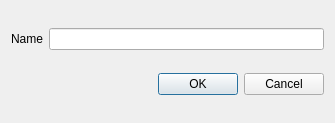
<?xml version="1.0" encoding="UTF-8"?>
<ui version="4.0">
 <class>Dialog</class>
 <widget class="QDialog" name="Dialog">
  <property name="geometry">
   <rect>
    <x>0</x>
    <y>0</y>
    <width>335</width>
    <height>123</height>
   </rect>
  </property>
  <property name="windowTitle">
   <string>Dialog</string>
  </property>
  <layout class="QVBoxLayout" name="verticalLayout">
   <item>
    <layout class="QHBoxLayout" name="horizontalLayout">
     <item>
      <widget class="QLabel" name="label">
       <property name="text">
        <string>Name</string>
       </property>
       <property name="buddy">
        <cstring>lineEdit</cstring>
       </property>
      </widget>
     </item>
     <item>
      <widget class="QLineEdit" name="lineEdit"/>
     </item>
    </layout>
   </item>
   <item>
    <layout class="QHBoxLayout" name="horizontalLayout_2">
     <item>
      <spacer name="horizontalSpacer">
       <property name="orientation">
        <enum>Qt::Horizontal</enum>
       </property>
       <property name="sizeHint" stdset="0">
        <size>
         <width>40</width>
         <height>20</height>
        </size>
       </property>
      </spacer>
     </item>
     <item>
      <widget class="QPushButton" name="pushButton">
       <property name="text">
        <string>OK</string>
       </property>
      </widget>
     </item>
     <item>
      <widget class="QPushButton" name="pushButton_2">
       <property name="text">
        <string>Cancel</string>
       </property>
      </widget>
     </item>
    </layout>
   </item>
  </layout>
 </widget>
 <layoutdefault spacing="6" margin="11"/>
 <tabstops>
  <tabstop>lineEdit</tabstop>
  <tabstop>pushButton</tabstop>
  <tabstop>pushButton_2</tabstop>
 </tabstops>
 <resources/>
 <connections>
  <connection>
   <sender>pushButton_2</sender>
   <signal>clicked()</signal>
   <receiver>Dialog</receiver>
   <slot>close()</slot>
   <hints>
    <hint type="sourcelabel">
     <x>286</x>
     <y>97</y>
    </hint>
    <hint type="destinationlabel">
     <x>305</x>
     <y>171</y>
    </hint>
   </hints>
  </connection>
  <connection>
   <sender>pushButton</sender>
   <signal>clicked()</signal>
   <receiver>Dialog</receiver>
   <slot>accept()</slot>
   <hints>
    <hint type="sourcelabel">
     <x>211</x>
     <y>92</y>
    </hint>
    <hint type="destinationlabel">
     <x>193</x>
     <y>125</y>
    </hint>
   </hints>
  </connection>
 </connections>
</ui>
